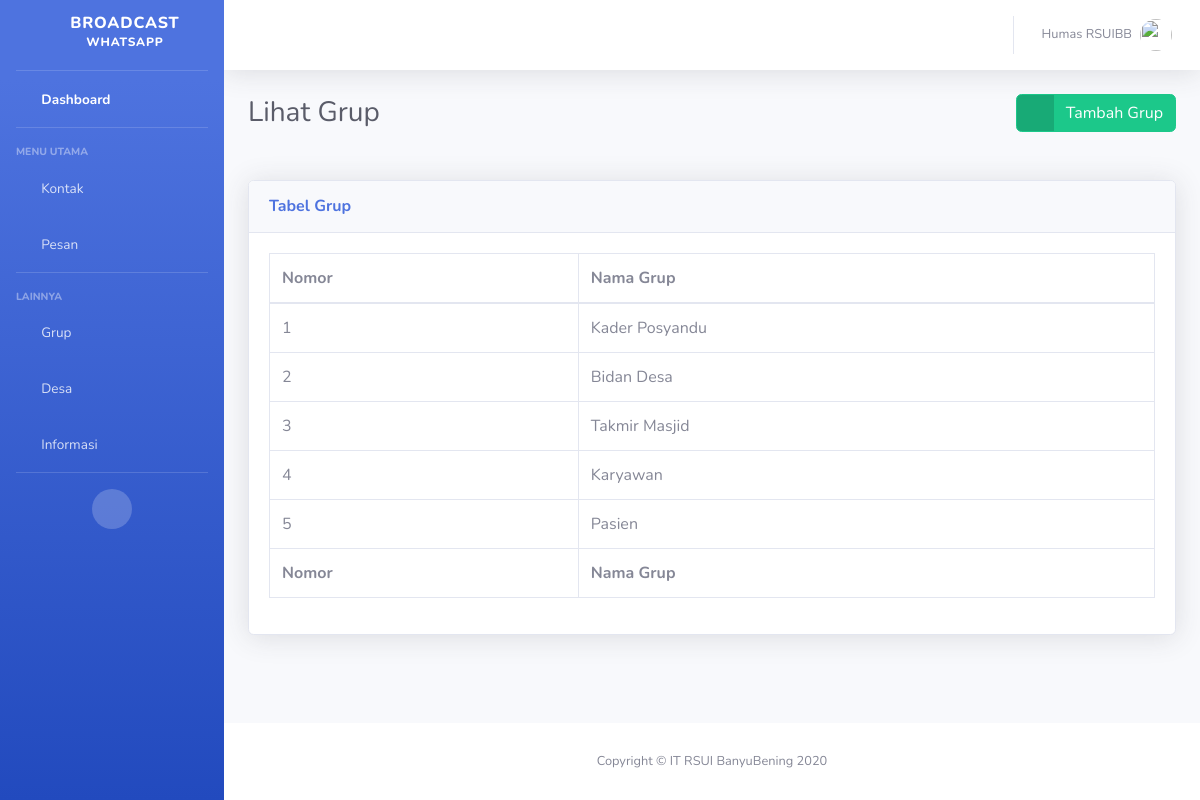
The app's page /grup/, older data.
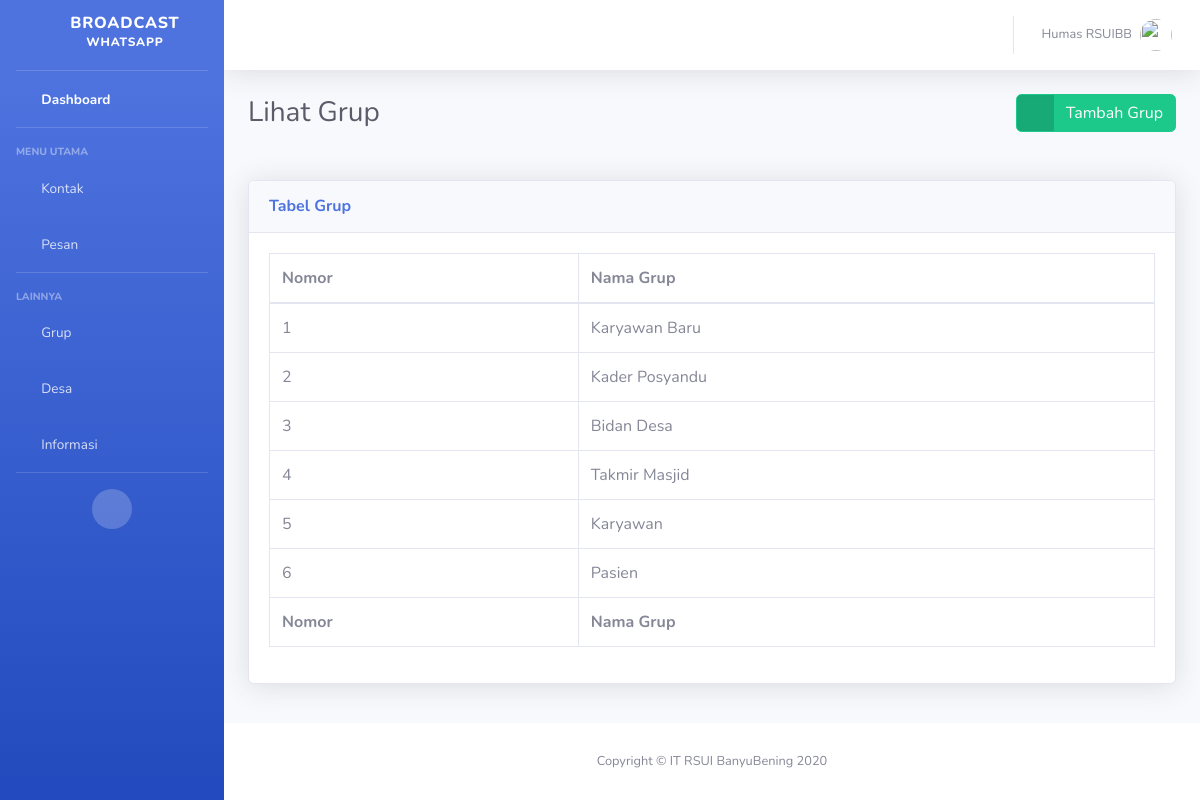
The same page, newer data.
### grup/models.py (models this page shows, shortened)
class Grup(models.Model):
    name = models.CharField(max_length=100)

### grup/views.py (the view)
# urls.py: path('', GrupListView.as_view(), name="index"),
class GrupListView(TemplateView):
    template_name   = 'grup/index.html'
    def get_context_data(self, *args, **kwargs):
        grups = reversed(Grup.objects.all().order_by('id'))
        context = {
            'Judul': 'Lihat Grup',
            'Judul_Tabel': 'Tabel Grup',
            'Grups': grups,
        }
        return context

### grup/templates/grup/index.html (shortened to what this page needs)
{% extends 'base.html' %}
{% load static %}
{% block styles_custom %}
<link href="{% static "vendor/datatables/dataTables.bootstrap4.min.css" %}" rel="stylesheet">
{% endblock styles_custom %}
{% block heading %}
<div class="d-sm-flex align-items-center justify-content-between mb-4">
    <h1 class="h3 mb-0 text-gray-800">{{Judul}}</h1>
    <a href="{% url "grup:tambah" %}" class="btn btn-success btn-icon-split">
        <span class="icon text-white-50">
            <i class="fas fa-plus"></i>
        </span>
        <span class="text">Tambah Grup</span>
    </a>
</div>
{% endblock heading %}
{% block data_table %}
<div class="card shadow mb-4">
    <div class="card-header py-3">
        <h6 class="m-0 font-weight-bold text-primary">{{Judul_Tabel}}</h6>
    </div>
    <div class="card-body">
        <div class="table-responsive">
        <table class="table table-bordered" id="dataTable" width="100%" cellspacing="0">
            <thead>
                <tr>
                    <th>Nomor</th>
                    <th>Nama Grup</th>
                </tr>
            </thead>
            <tfoot>
                <tr>
                    <th>Nomor</th>
                    <th>Nama Grup</th>
                </tr>
            </tfoot>
            <tbody>
                {% for grup in Grups %}
                <tr>
                    <td>{{forloop.counter}}</td>
                    <td>{{grup.name}}</td>
                </tr>
                {% endfor %}
            </tbody>
        </table>
        </div>
    </div>
</div>
{% endblock data_table %}

Row changes from the older to the newer data that the page shows:
added Grup: name "Karyawan Baru"
